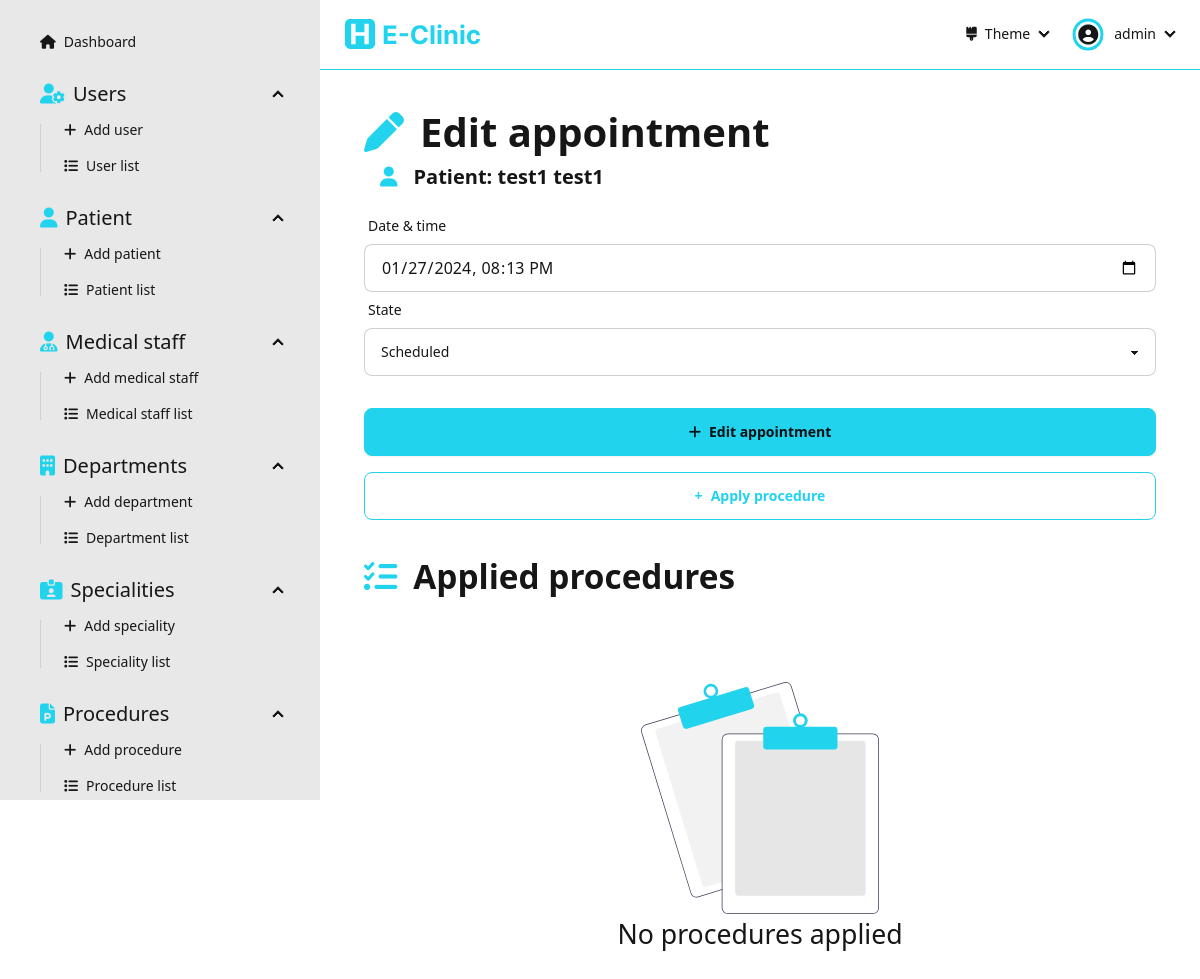
The app's page /dashboard/appointments/edit/fd78b2c7d0854e57b35fe27b29b03d23/ (signed in) with its own data.
### Dashboard/models.py (models this page shows, shortened)
class Patient(models.Model):
  id = models.UUIDField(primary_key=True, default=uuid.uuid4, editable=False)
  firstName = models.CharField(max_length=256, null=False)
  lastName = models.CharField(max_length=256, null=False)
  dateOfBirth = models.DateField(null=False)
  adress = models.CharField(max_length=256, null=False)
  phoneNumber = models.CharField(max_length=20, null=False, unique=True, validators=[RegexValidator(r'^(00213|\+213|0)(5|6|7)\d{8}$')])
  email = models.CharField(max_length=254, null=False, unique=True, validators=[EmailValidator()])
  gender = models.CharField(max_length=10, choices=Genders.choices, null=False)
  createdAt = models.DateTimeField(auto_now_add=True)
  updatedAt = models.DateTimeField(auto_now=True)

class Appointment(models.Model):
  id = models.UUIDField(primary_key=True, default=uuid.uuid4, editable=False)
  patient = models.ForeignKey('Patient', on_delete=models.CASCADE)
  timestamp = models.DateTimeField(null=False)
  state = models.CharField(max_length=15, choices=AppointmentState.choices, default=AppointmentState.SCHEDULED, blank=True)
  createdAt = models.DateTimeField(auto_now_add=True)
  updatedAt = models.DateTimeField(auto_now=True)

### Dashboard/views/appointement.py (the view, shortened to what this page needs)
# urls.py: path('dashboard/appointments/edit/<str:appointmentId>/', appointement.editAppointment, name='edit-appointment'),
@login_required(login_url='sign-in')
def editAppointment(request: HttpRequest, appointmentId: str):
  appointment = get_object_or_404(Appointment, id=appointmentId)
  patient = get_object_or_404(Patient, id=appointment.patient.id)
  procedureApplications = ProcedureApplication.objects.filter(appointment=appointment.id).order_by('procedure')
  form = AppointmentForm(instance=appointment, initial={'patient': patient})
  context = { 'form': form, 'patient': patient, 'procedureApplications': procedureApplications, 'appointment': appointment }
  return render(request, 'pages/appointment/edit-appointment.html', context=context)

### Dashboard/forms.py
class AppointmentForm(forms.ModelForm):
  class Meta:
    model = Appointment
    fields = '__all__'

### Dashboard/templates/pages/appointment/edit-appointment.html (shortened to what this page needs)
{% extends "layouts/dashboard.html" %}
{% load static %}
{% load widget_tweaks %}
{% block dashboard_content %}
  <div class="flex flex-1 flex-col items-center pb-[5rem]">
    <div class="w-[90%] max-w-[50rem]">
      <form class="flex flex-1 flex-col" action="" method="post">
        <div class="text-[30pt] font-bold"><i class="fas fa-pen text-primary mr-[1rem]"></i>Edit appointment</div>
        <div class="text-[15pt] font-semibold ml-[1rem] mb-[1rem]"><i class="fas fa-user text-primary mr-[1rem]"></i>Patient: {{patient.firstName}} {{patient.lastName}}</div>
        <label class="form-control w-full">
          <div class="label">
            <span class="label-text">Date & time</span>
          </div>
          {% render_field form.timestamp type="datetime-local" placeholder="Date & time" class+="input input-bordered w-full" %}
        </label>
        <label class="form-control w-full">
          <div class="label">
            <span class="label-text">State</span>
          </div>
          {% render_field form.state class+="select select-bordered w-full" %}
        </label>
        <button class="btn btn-primary mt-[2rem]"><i class="fas fa-plus"></i>Edit appointment</button>
      </form>
      <a class="flex" href="{% url "apply-procedure" appointmentId=appointment.id %}">
        <button class="btn btn-primary btn-outline flex flex-1 mt-[1rem]"><fas class="fa-plus"></fas>Apply procedure</button>
      </a>
      <div class="text-[25pt] font-bold my-[2rem]"><i class="fas fa-list-check text-primary mr-[1rem]"></i>Applied procedures</div>
      {% if procedureApplications.count > 0 %}
        {% regroup procedureApplications by procedure.name as procedureList %}
        {% for procedure in procedureList %}
          <div class="flex flex-col p-[0.5rem] bg-base-300 mb-[1rem] rounded-xl">
            <div class="flex justify-between items-center bg-base-100 p-[0.5rem] rounded-md">
              <div class="ml-[1rem] font-bold text-[15pt]">{{procedure.grouper}}</div>
            </div>
            <div class="flex flex-col bg-base-100 rounded-lg p-[1rem] mt-[0.5rem]">
              <div class="text-[20pt] font-bold my-[0.5rem]"><i class="fas fa-list-check text-primary mr-[1rem]"></i>Medical staff</div>
              <div class="overflow-x-auto flex-1 flex items-start">
                <table class="table table-pin-rows table-pin-cols table-zebra">
                  <thead>
                    <tr>
                      <td></td>
                      <td>Id</td>
                      <td>Department</td>
                      <td>Speciality</td>
                      <td>First name</td>
                      <td>Last name</td>
                      <td>Date of birth</td>
                      <td>Adress</td>
                      <td>Phone number</td>
                      <td>Email</td>
                      <td>Gender</td>
                      <td>Created at</td>
                      <td>Updated at</td>
                    </tr>
                  </thead>
                  <tbody>
                    {% with outerCount=forloop.counter %}
                      {% for procedureApplication in procedure.list %}
                        <tr>
                          <td>
                            <div class="dropdown">
                              <div tabindex="0" role="button" class="btn btn-primary m-1"><i class="fas fa-ellipsis"></i></div>
                              <ul tabindex="0" class="dropdown-content z-[1] menu p-2 shadow-2xl bg-base-200 rounded-box w-52">
                                <li><a class="text-error" onclick="modal_{{outerCount}}_{{forloop.counter}}.showModal()"><i class="fas fa-trash"></i>Delete</a></li>
                              </ul>
                            </div>
                            <dialog id="modal_{{outerCount}}_{{forloop.counter}}" class="modal">
                              <div class="modal-box">
                                <h3 class="font-bold text-lg">Delete confirmation</h3>
                                <p class="py-4">Are you sure you want the procedure application "{{procedure.grouper}}" done by "{{procedureApplication.medicalStaff.firstName}} {{procedureApplication.medicalStaff.lastName}}"</p>
                                <div class="modal-action">
                                  <form action="{% url "delete-procedure-application" procedureApplicationId=procedureApplication.id %}" method="post">
                                    {% csrf_token %}
                                    <button class="btn btn-error">Delete</button>
                                  </form>
                                  <form method="dialog">
                                    <button class="btn">Close</button>
                                  </form>
                                </div>
                              </div>
                            </dialog>
                          </td>
                          <td>{{procedureApplication.medicalStaff.id}}</td>
                          <td>{{procedureApplication.medicalStaff.department}}</td>
                          <td>{{procedureApplication.medicalStaff.speciality}}</td>
                          <td>{{procedureApplication.medicalStaff.firstName}}</td>
                          <td>{{procedureApplication.medicalStaff.lastName}}</td>
                          <td>{{procedureApplication.medicalStaff.dateOfBirth}}</td>
                          <td>{{procedureApplication.medicalStaff.adress}}</td>
                          <td>{{procedureApplication.medicalStaff.phoneNumber}}</td>
                          <td>{{procedureApplication.medicalStaff.email}}</td>
                          <td>{{procedureApplication.medicalStaff.gender}}</td>
                          <td>{{procedureApplication.medicalStaff.createdAt}}</td>
                          <td>{{procedureApplication.medicalStaff.updatedAt}}</td>
                        </tr>
                      {% endfor %}
                    {% endwith %}
                  </tbody>
                </table>
              </div>
            </div>
          </div>
        {% endfor %}
      {% else %}
        <div class="flex flex-col items-center mt-[5rem]">
          <img class="w-[30%]" src="{% static "assets/empty-list.svg" %}" alt="empty-list">
          <div class="text-[20pt]">No procedures applied</div>
        </div>
      {% endif %}
    </div>
  </div>
{% endblock dashboard_content %}

### Dashboard/templates/components/navbar-dashboard.html (shortened to what this page needs)
{% load static %}
<div class="navbar bg-base-100 border-b-primary border-b-[1px] mb-[2rem] sticky top-0">
  <div class="flex-1">
    <a class="btn btn-ghost hidden md:flex" href="/dashboard">
      <img class="h-full py-[0.5rem]" src="{% static "assets/e-clinic-logo-name.svg" %}" alt="e-clinic logo">
    </a>
  </div>
  <div class="flex-none">
    <ul class="menu menu-horizontal px-1">
      <li>
        <details>
          <summary>
            <i class="fas fa-brush"></i> Theme
          </summary>
        </details>
      </li>
      <li>
        <details>
          <summary>
            <div class="rounded-full mr-[0.5rem] ring ring-primary ring-offset-base-100 ring-offset-[0.15rem] flex justify-center items-center pt-[0.05rem]">
              <i class="fas fa-user-circle text-[15pt]"></i>
            </div>
            {{user}}
          </summary>
        </details>
      </li>
    </ul>
  </div>
</div>

### records on screen
Patient: firstName "test1", lastName "test1"
Appointment: timestamp "01/27/2024 20:13", state "Scheduled"

### other values on screen
{{ user }} "admin"
